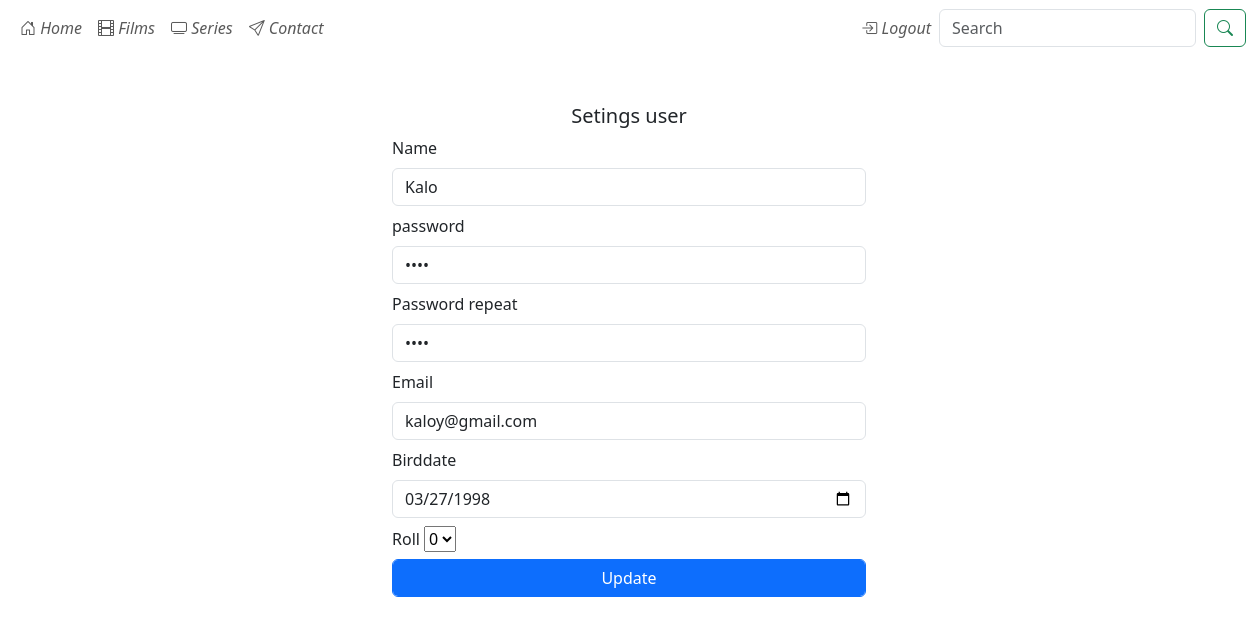
Page /users/settings (signed in) on the earlier database version.
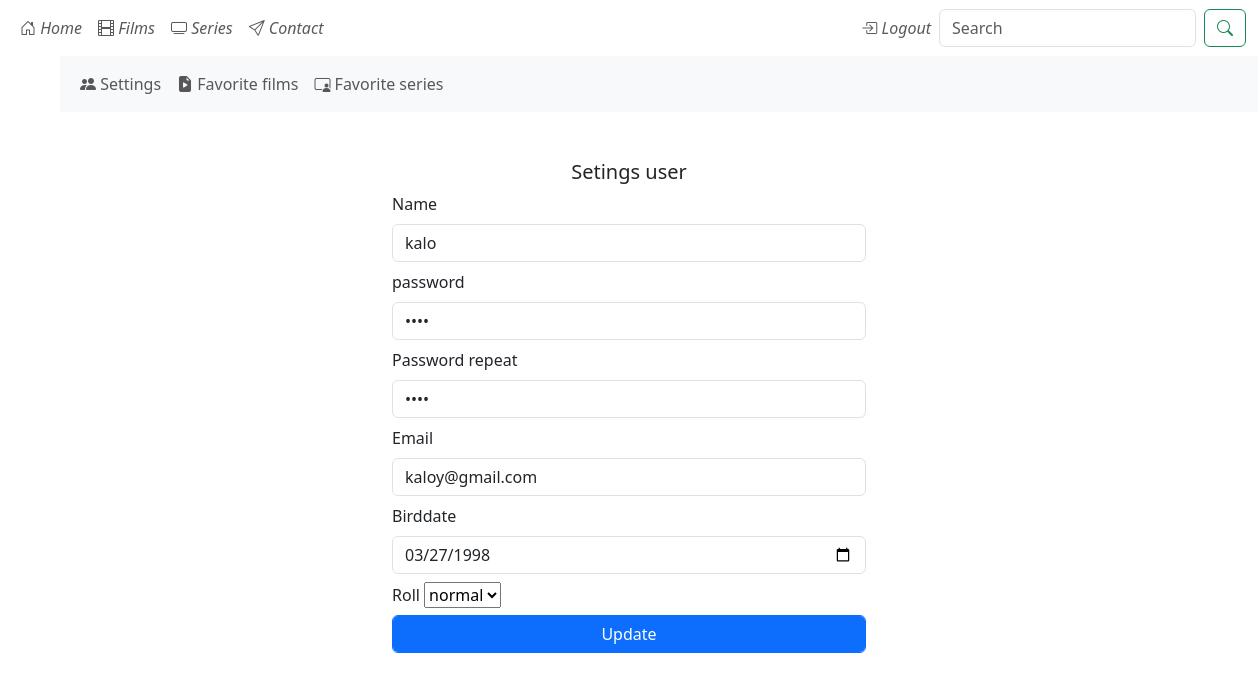
Same page on the later database version.
### tables this page shows
CREATE TABLE users (
                                    id INTEGER PRIMARY KEY AUTOINCREMENT,
                                    name varchar(255),
                                    password varchar(255),
                                    email varchar(50),
                                    birddate date,
                                    rol varchar(20) default 'normal'
                            );

### main.py (the view)
@app.route("/users/settings")
def show_settings_user():
    if 'name' not in session:
        flash("Log in as user")
        return redirect("/form_login")
    id=session["id"]
    users=sqlite_users.get_user_by_field("id", id)
    user=users[0]
    return render_template("users/settings.html", user=user)

### data/sqliteClient.py (called while the page is built, shortened)
    def connect(self):
        incializar_bd=False
        if not os.path.exists(self.SQLITE_DB):
            incializar_bd=True
        try:
            self.connection=sqlite3.connect(self.SQLITE_DB, check_same_thread=False)
            self.cursor=self.connection.cursor()
        except Exception as e:
            print("Exception: ", e)

    def close(self):
        if self.connection!=None:
            self.connection.close()

### data/sqliteUsers.py (called while the page is built)
    def get_user_by_field(self, field, value):
        print ("pasado el valor ", field, value)
        self.sqliteClient.cursor.execute(f"SELECT * FROM users WHERE {field}='{value}'")
        tupla=self.sqliteClient.cursor.fetchall()
        return tupla

### main.py (called while the page is built)
@app.before_request
def before_request_func():
    database.connect()

@app.after_request
def after_request_func(response):
    database.close()
    return response

### templates/users/settings.html (shortened to what this page needs)
{% extends "base.html" %}
{% block content %}
<div class="container">
    <div class="row">
        <div class="col-6 mx-auto p-5">
            <h5 class="text-center">Setings user</h5>
            <form action="/users/settings_update" method="post">
                <label for="name" class="form-label">Name</label>
                <input type="text" name="name" class="form-control mb-2" {% if user[1] %} value="{{user[1]}}" {% endif %} required >
                <label for="password" class="form-label">password</label>
                <input type="password" name="password" class="form-control mb-2" {% if user[2] %} value="{{user[2]}}" {% endif %} required>
                <label for="password_repeat" class="form-label">Password repeat</label>
                <input type="password" name="password_repeat" class="form-control mb-2" {% if user[2] %} value="{{user[2]}}" {% endif %} required>
                <label for="email" class="form-label">Email </label>
                <input type="email" name="email" id="email" class="form-control mb-2" {% if user[3] %} value="{{user[3]}}" {% endif %} required>
                <label for="birddate" class="form-label">Birddate </label>
                <input type="date" name="birddate" class="form-control mb-2" {% if user[4] %} value="{{user[4]}}" {% endif %} required>
                <label for="roll" class="form-label">Roll </label>
                <select name="rol" required>
                    <option {% if user[5] %} value="{{user[5]}}" {% endif %} selected>{{user[5]}}</option>
                </select>
                <button type="submit" class="form-control mb-2 btn btn-primary">Update</button>
            </form>
        </div>
    </div>
</div>
{% endblock %}}

Differences in the rows shown:
changed users "kaloy@gmail.com": name "Kalo" → "kalo"; rol "0" → "normal"
Other differences:
text now shown: "Settings Favorite films Favorite series"
